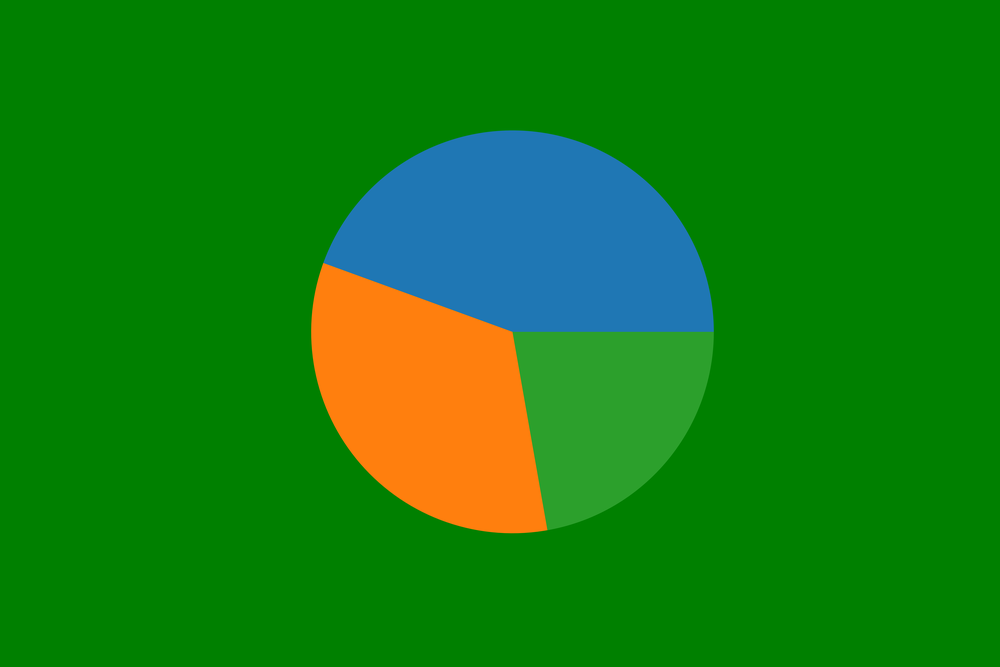
#> input picture pie_chart.png, 1000 x 667 px, shrunk from 6000 x 4000 before the run
$ jupyter execute --allow-errors 'Python matplotlib imshow function Tutorial-11 and 12.ipynb'
#> lines starting #> are read from the running program, lines starting #| are printed output that depends on the picture
# python matplotlib Tutorial-11 and 12

# matplotlib imshow function

# how to show image using matplotlib imshow function?

[cell 1]
import matplotlib.pyplot as plt

[cell 2]
import matplotlib.image as mpimg

[cell 3]
img=mpimg.imread('pie_chart.png')
#> img is the input picture: shape (667, 1000, 4) float32; mean R, G, B, A 0.0813, 0.503, 0.0707, 1
img

[cell 4]
type(img)

[cell 5]
plt.imshow(img)

[cell 6]
plt.figure(figsize=(16,9))
img=mpimg.imread('pie_chart2.png')
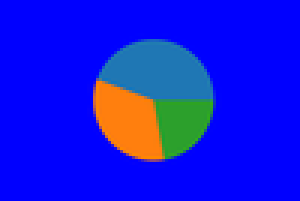
#> input picture pie_chart2.png, 100 x 67 px, shrunk from 600 x 400 before the run (shown 3 times larger)
#> img is the input picture: shape (67, 100, 4) float32; mean R, G, B, A 0.081, 0.0983, 0.879, 1
plt.axis('off')
plt.imshow(img)
plt.show()

[cell 7]
plt.figure(figsize=(16,9))
img=mpimg.imread('pie_chart2.png')
plt.axis('off')
plt.imshow(img)
plt.colorbar()
plt.show()
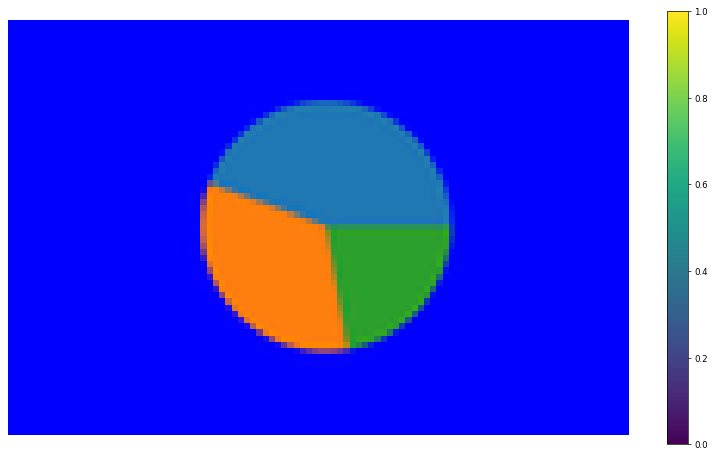
#> figure drawn by matplotlib, 2 panels

[cell 8]
plt.figure(figsize=(16,9))
img=mpimg.imread('pie_chart2.png')
plt.axis('off')
plt.imshow(img,cmap='Accent')
plt.colorbar()
plt.show()
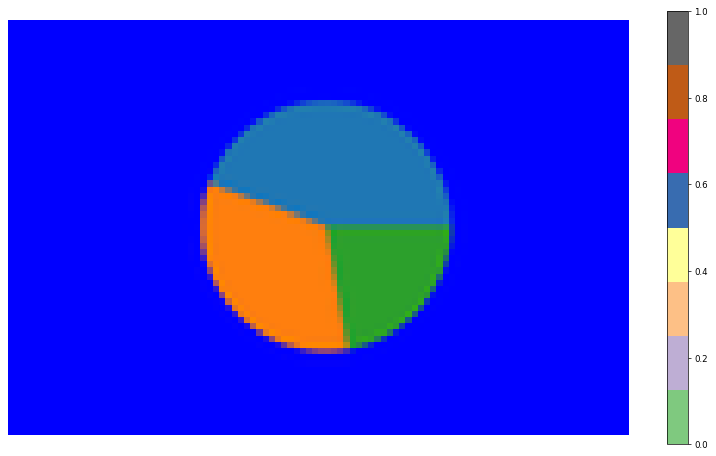
#> figure drawn by matplotlib, 2 panels

[cell 9]
single_channel=img[:,:,1]
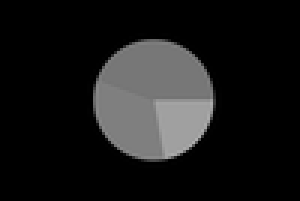
#> single_channel: shape (67, 100) float32 (shown 3 times larger); min 0, max 0.682, mean 0.0983
plt.figure(figsize=(16,9))
img=mpimg.imread('pie_chart2.png')
plt.axis('off')
plt.imshow(single_channel,cmap='Accent')
plt.colorbar()
plt.show()
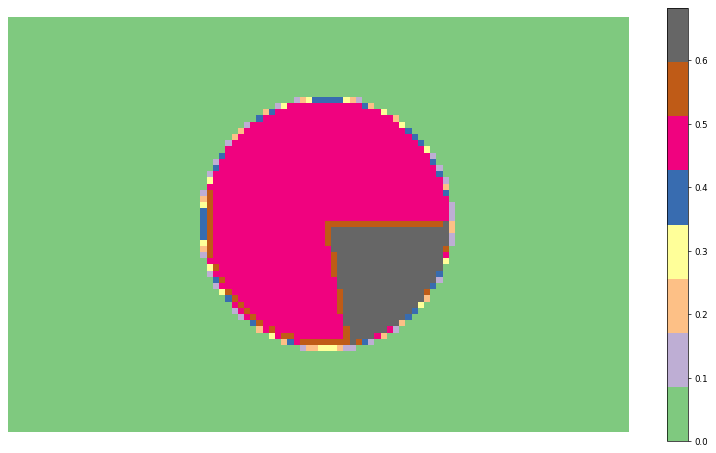
#> figure drawn by matplotlib, 2 panels

[cell 10]
single_channel=img[:,:,2]
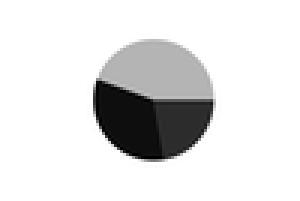
#> single_channel: shape (67, 100) float32 (shown 3 times larger); min 0, max 1, mean 0.879
plt.figure(figsize=(16,9))
img=mpimg.imread('pie_chart2.png')
plt.axis('off')
plt.imshow(single_channel,cmap='hot')
plt.colorbar()
plt.show()
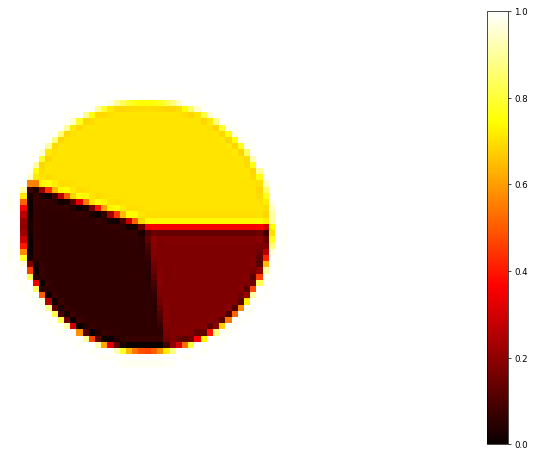
#> figure drawn by matplotlib, 2 panels

[cell 11]
plt.figure(figsize=(16,9))
#> (the rest of this cell did not finish here and is left out)

# part-13

[cell 12]
#we using diffrent-diffrent color map

#> (a cell that did not finish here is left out)

[cell 14]
#parameter of cmap

[cell 15]
'''
'Accent', 'Accent_r', 'Blues', 'Blues_r', 'BrBG', 'BrBG_r', 'BuGn', 'BuGn_r', 'BuPu', 'BuPu_r', 'CMRmap', 'CMRmap_r', 'Dark2', 'Dark2_r', 'GnBu', 'GnBu_r', 'Greens', 'Greens_r', 'Greys', 'Greys_r', 'OrRd', 'OrRd_r', 'Oranges', 'Oranges_r', 'PRGn', 'PRGn_r', 'Paired', 'Paired_r', 'Pastel1', 'Pastel1_r', 'Pastel2', 'Pastel2_r', 'PiYG', 'PiYG_r', 'PuBu', 'PuBuGn', 'PuBuGn_r', 'PuBu_r', 'PuOr', 'PuOr_r', 'PuRd', 'PuRd_r', 'Purples', 'Purples_r', 'RdBu', 'RdBu_r', 'RdGy', 'RdGy_r', 'RdPu', 'RdPu_r', 'RdYlBu', 'RdYlBu_r', 'RdYlGn', 'RdYlGn_r', 'Reds', 'Reds_r', 'Set1', 'Set1_r', 'Set2', 'Set2_r', 'Set3', 'Set3_r', 'Spectral', 'Spectral_r', 'Wistia', 'Wistia_r', 'YlGn', 'YlGnBu', 'YlGnBu_r', 'YlGn_r', 'YlOrBr', 'YlOrBr_r', 'YlOrRd', 'YlOrRd_r', 'afmhot', 'afmhot_r', 'autumn', 'autumn_r', 'binary', 'binary_r', 'bone', 'bone_r', 'brg', 'brg_r', 'bwr', 'bwr_r', 'cividis', 'cividis_r', 'cool', 'cool_r', 'coolwarm', 'coolwarm_r', 'copper', 'copper_r', 'cubehelix', 'cubehelix_r', 'flag', 'flag_r', 'gist_earth', 'gist_earth_r', 'gist_gray', 'gist_gray_r', 'gist_heat', 'gist_heat_r', 'gist_ncar', 'gist_ncar_r', 'gist_rainbow', 'gist_rainbow_r', 'gist_stern', 'gist_stern_r', 'gist_yarg', 'gist_yarg_r', 'gnuplot', 'gnuplot2', 'gnuplot2_r', 'gnuplot_r', 'gray', 'gray_r', 'hot', 'hot_r', 'hsv', 'hsv_r', 'inferno', 'inferno_r', 'jet', 'jet_r', 'magma', 'magma_r', 'nipy_spectral', 'nipy_spectral_r', 'ocean', 'ocean_r', 'pink', 'pink_r', 'plasma', 'plasma_r', 'prism', 'prism_r', 'rainbow', 'rainbow_r', 'seismic', 'seismic_r', 'spring', 'spring_r', 'summer', 'summer_r', 'tab10', 'tab10_r', 'tab20', 'tab20_r', 'tab20b', 'tab20b_r', 'tab20c', 'tab20c_r', 'terrain', 'terrain_r', 'twilight', 'twilight_r', 'twilight_shifted', 'twilight_shifted_r', 'viridis', 'viridis_r', 'winter', 'winter_r'

'''

#> (a cell that did not finish here is left out)

#> (a cell that did not finish here is left out)

#> (a cell that did not finish here is left out)

[cell 19]
cmap='Accent,Accent_r,  Blues_r, BrBG, BrBG_r, BuGn, BuGn_r, BuPu, BuPu_r, CMRmap, CMRmap_r, Dark2, Dark2_r, GnBu, GnBu_r, Greens, Greens_r, Greys, Greys_r, OrRd, OrRd_r, Oranges, Oranges_r, PRGn, PRGn_r,Paired'
cmap_name_list=cmap.split(sep=",")
#> cmap_name_list = 26 items, first 6: 'Accent', 'Accent_r', '  Blues_r', ' BrBG', ' BrBG_r', ' BuGn'
print(cmap_name_list)
#> (printed output is left out)

[cell 20]
save_image_addr_name=[]
for i in range(len(cmap_name_list)):
    cmap_str=cmap_name_list[i]
    save_image_addr_name.append("G:\\csv\\_"+"_car_" +cmap_name_list[i]+".png")
    print(save_image_addr_name[i])
#> this loop made 26 passes
#> cmap_str on passes 1 to 12: 'Accent', 'Accent_r', '  Blues_r', ' BrBG', ' BrBG_r', ' BuGn', ' BuGn_r', ' BuPu', ' BuPu_r', ' CMRmap', ' CMRmap_r', ' Dark2'
#| G:\csv\__car_Accent.png
#| G:\csv\__car_Accent_r.png
#| G:\csv\__car_  Blues_r.png
#| G:\csv\__car_ BrBG.png
#| G:\csv\__car_ BrBG_r.png
#| G:\csv\__car_ BuGn.png
#| G:\csv\__car_ BuGn_r.png
#| G:\csv\__car_ BuPu.png
#> (further printed lines are left out)
#> after the loop, save_image_addr_name = 26 items, first 6: 'G:\\csv\\__car_Accent.png', 'G:\\csv\\__car_Accent_r.png', 'G:\\csv\\__car_  Blues_r.png', 'G:\\csv\\__car_ BrBG.png', 'G:\\csv\\__car_ BrBG_r.png', 'G:\\csv\\__car_ BuGn.png'
